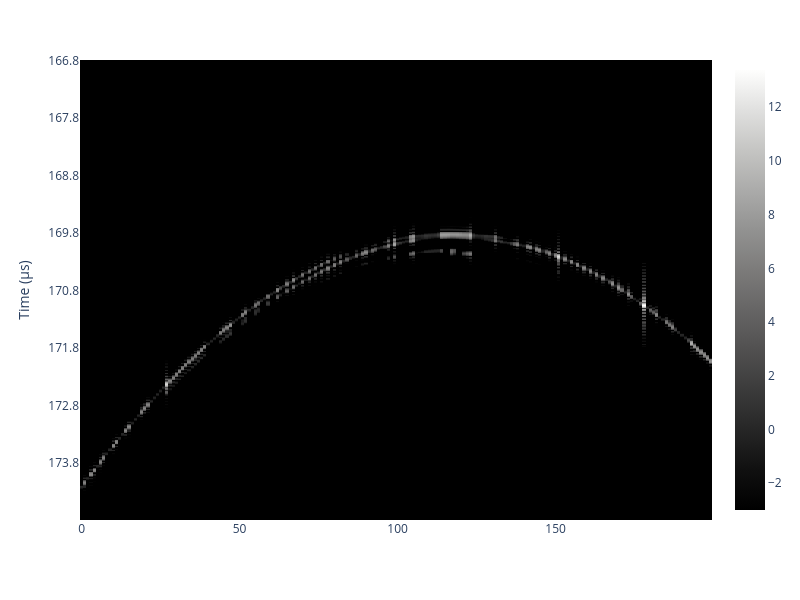

This figure's notebook cell:
### Code cell
import plotly.express as px

st = 166.8e-6   # start
en = 175e-6  # end
dt = 1 / (8 * ss[0].f0)
N = int((en-st)/(dt))      # how many "range bins?"

fig = px.imshow(10*np.log10(np.abs(rdrgrm+1e-5)), aspect="auto", color_continuous_scale='gray', width=800, height=600, zmin=-3)
ticktext = ['{0:5.1f}'.format(val) for val in np.arange(st*1e6, en*1e6, 1)]
tickvals = np.linspace(0, N, len(ticktext))

fig.update_yaxes(
    tickvals=tickvals,
    ticktext=ticktext,
    title_text="Time (µs)"
)
fig.show()

### Figure 1 — Plotly figure (JSON) as saved in the notebook; plotly's stock layout.template omitted (floating-point values rounded to 4 significant figures; data arrays with more than 128 entries replaced by an {"elided": "..."} marker saying what was removed)
{"data": [{"coloraxis": "coloraxis", "hovertemplate": "x: %{x}<br>y: %{y}<br>color: %{z}<extra></extra>", "name": "0", "type": "heatmap", "xaxis": "x", "yaxis": "y", "z": {"elided": "590x200 float values"}}], "layout": {"coloraxis": {"cmax": 13.39, "cmin": -3, "colorscale": [[0, "rgb(0, 0, 0)"], [0.09091, "rgb(16, 16, 16)"], [0.1818, "rgb(38, 38, 38)"], [0.2727, "rgb(59, 59, 59)"], [0.3636, "rgb(81, 80, 80)"], [0.4545, "rgb(102, 101, 101)"], [0.5455, "rgb(124, 123, 122)"], [0.6364, "rgb(146, 146, 145)"], [0.7273, "rgb(171, 171, 170)"], [0.8182, "rgb(197, 197, 195)"], [0.9091, "rgb(224, 224, 223)"], [1, "rgb(254, 254, 253)"]]}, "height": 600, "margin": {"t": 60}, "width": 800, "xaxis": {"anchor": "y", "autorange": true, "domain": [0, 1], "range": [-0.5, 199.5], "showspikes": false}, "yaxis": {"anchor": "x", "autorange": true, "domain": [0, 1], "range": [589.5, -0.5], "showspikes": false, "ticktext": ["166.8", "167.8", "168.8", "169.8", "170.8", "171.8", "172.8", "173.8", "174.8"], "tickvals": [0, 73.75, 147.5, 221.2, 295, 368.8, 442.5, 516.2, 590], "title": {"text": "Time (µs)"}}}}
